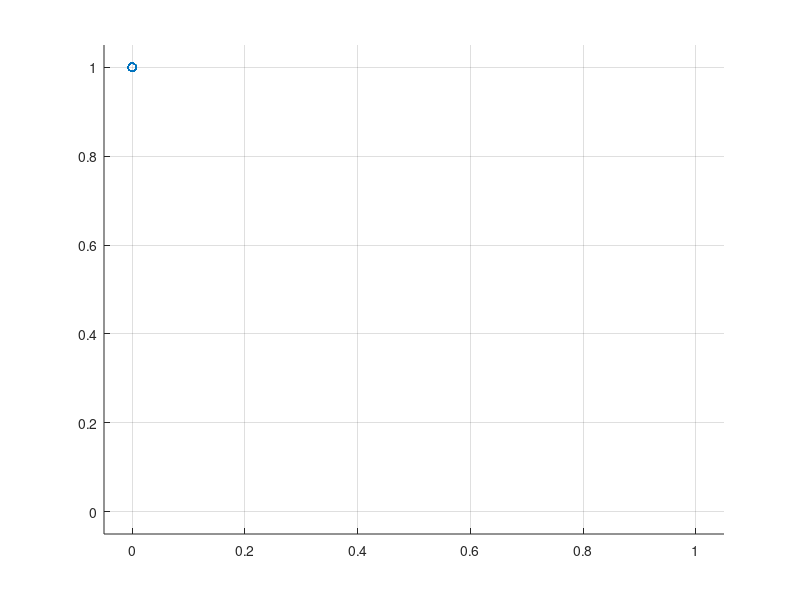

The MATLAB source for this figure:
rng(42)
size = 100;
y = rand(1, size)>0.5;
pred = rand(1, size);

thresholds = 0.0: 0.01: 1;

tpr_array = [];
fpr_array = [];

for threshold = thresholds
    %threshold = 0.5;
    
    actual_positive = y == 1;
    actual_negatives = y == 0;
    
    %predicted_positives = pred >= threshold;
    %predicted_negatives = pred < threshold;
    predicted_positives = actual_positive;
    predicted_negatives = actual_negatives;
    
    tp = sum((predicted_positives + actual_positive) == 2);
    tn = sum((predicted_negatives + actual_negatives) == 2);
    
    fp = sum((predicted_positives + actual_negatives) == 2);
    fn = sum((predicted_negatives + actual_positive) ==2);
    
    cm = [tp fn; fp tn];
    
    tpr = tp/(tp + fn);
    fpr = fp/(fp + tn);

    tpr_array = [tpr_array tpr];
    fpr_array = [fpr_array fpr];
end

scatter(fpr_array, tpr_array)
xlim([-0.05, 1.05])
ylim([-0.05, 1.05])
grid on